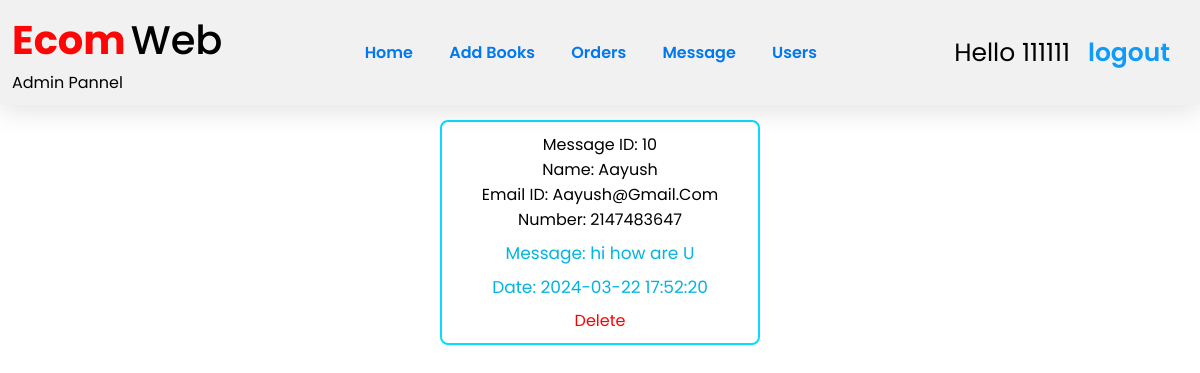
Screenshot of /message_admin.php (signed in) with the database file from the repository.
### tables this page shows
CREATE TABLE `msg` (
  `id` int(100) NOT NULL,
  `user_id` int(100) NOT NULL,
  `name` varchar(20) NOT NULL,
  `email` varchar(20) NOT NULL,
  `number` int(20) NOT NULL,
  `msg` text NOT NULL,
  `date` datetime NOT NULL DEFAULT current_timestamp()
);

### message_admin.php (the view, shortened to what this page needs)
<?php
include 'config.php';
?>
<!DOCTYPE html>
<html lang="en">
<head>
    <link rel="stylesheet" href="./css/register.css">
    <link rel="stylesheet" href="./css/index_book.css">
</head>
<body>
    <?php
    include 'admin_header.php';
    ?>
        <section class="show-products">
    <div class="box-container">
   <?php
      $select_user = mysqli_query($conn, "SELECT id,name,email,number,msg,date FROM msg") or die('query failed');
      if(mysqli_num_rows($select_user) > 0){
         while($fetch_user = mysqli_fetch_assoc($select_user)){
   ?>
   <div class="box">
       <div class="name">Message ID: <?php echo $fetch_user['id']; ?></div>
      <div class="name">Name: <?php echo $fetch_user['name']; ?></div>
      <div class="name">Email ID: <?php echo $fetch_user['email']; ?></div>
      <div class="password">Number: <?php echo $fetch_user['number']; ?></div>
      <div class="price">Message: <?php echo wordwrap($fetch_user['msg'],30,"<br>\n",TRUE); ?></div>
      <div class="price">Date: <?php echo $fetch_user['date']; ?></div>
      <a href="message_admin.php?delete_msg=<?php echo $fetch_user['id']; ?>" onclick="return confirm('delete this message?');">Delete</a>
   </div>
   <?php
      }
   }else{
      echo '<p class="empty">No any message recived yet!</p>';
   }
   ?>
    </div>
    </section>
</body>
</html>

### css/register.css (style rules this page uses)
* { text-decoration: none; }
body { background: #fff; font-family: "Poppins", sans-serif; }
html { overflow-x: hidden; top: 0; bottom: 0; left: 0; right: 0; }
.show-products .box-container { display: grid; grid-template-columns: repeat(auto-fit, 27rem); justify-content: center; gap: 1.5rem; max-width: 1200px; margin: 0 auto; align-items: flex-start; }
.show-products { padding-top: 0; margin-top: 15px; }
.show-products .box-container .box { text-align: center; padding: 12px; border-radius: 0.5rem; border: 2px solid rgb(15, 156, 221); }
.show-products .box-container .box .name { font-size: 1rem; color: black; text-transform: capitalize; }
.show-products .box-container .box .price { margin: 15px; font-size: 20px; color: rgb(32, 31, 31); }

### css/index_book.css (style rules this page uses)
* { text-decoration: none; margin: 0; padding: 0; font-family: "Poppins", sans-serif; box-sizing: border-box; outline: none; border:none; }
.show-products .box-container { display: grid; grid-template-columns: repeat(auto-fit, 20rem); justify-content: center; gap:1.5rem; max-width: 1200px; margin:0 auto; align-items: flex-start; }
.show-products { padding-top: 0; margin-top: 15px; }
.show-products .box-container .box { text-align: center; padding:10px; border-radius: .5rem; border:2px solid rgb(9, 218, 255); }
.show-products .box-container .box .name { font-size: 1rem; color:black; text-transform: capitalize; }
.show-products .box-container .box .price { margin: 8px 0px; font-size: 17px; color: rgb(3, 180, 224); font-weight: 400; }

### css/admin.css (style rules this page uses)
* { text-decoration: none; margin: 0; padding: 0; font-family: "Poppins", sans-serif; box-sizing: border-box; outline: none; border: none; }
a { color: #ff0000; text-decoration: none; background-color: transparent; }

### rows the page displays
msg: id "10", name "Aayush", email "Aayush@gmail.com", number "2147483647", msg "hi how are U", date "2024-03-22 17:52:20"

### other values shown
$_SESSION['admin_name'] "111111"
